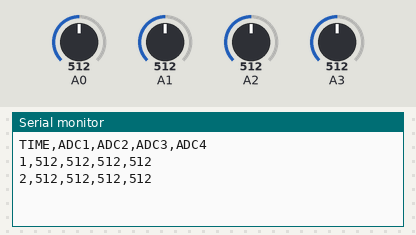
The sketch below on a simulated Arduino Uno, built with avr-gcc and run on an emulated ATmega328P. Parts: the last lines printed to the serial monitor. The inputs (shaded band) are chosen by the test bench; at power-on: A0 = 512, A1 = 512, A2 = 512, A3 = 512.

Above: at 1.8 s.
1.9 s: A0 set to 716
At 2.8 s:
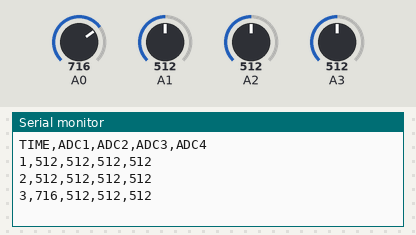
3.4 s: A1 set to 716
At 4.6 s:
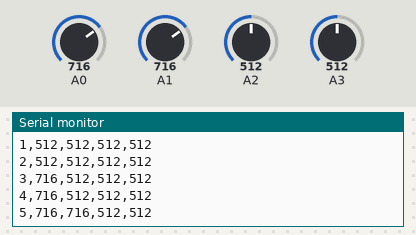
4.9 s: A2 set to 716
At 5.3 s:
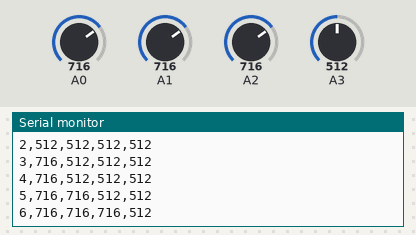
6.4 s: A3 set to 716
At 7.7 s:
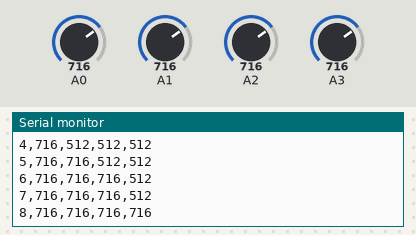
7.9 s: A0 set to 992
At 8.8 s:
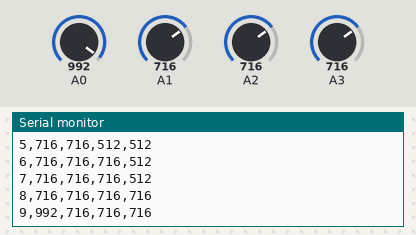
9.4 s: A1 set to 992
At 10.4 s:
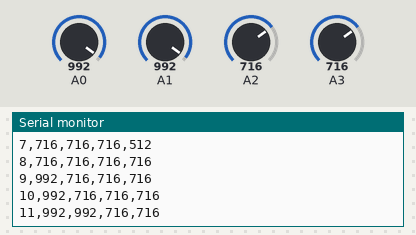
Timing chart, 0 to 11.9 s (numbered marks = the images above; inputs shaded):
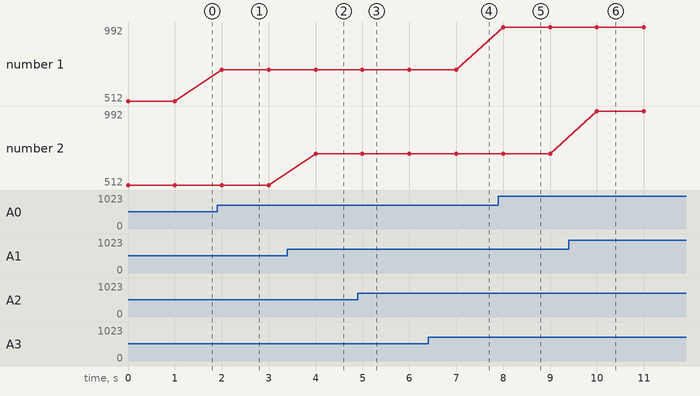

The sketch:

sketch.ino
```cpp
#include <Arduino.h>
//global variables
volatile bool timer_flag=false;
volatile uint32_t time_sec=0;
volatile uint16_t adc_values[4];
void setupTimer1(){      //to initialize in the begining
cli();//interupts ignored
TCCR1A=0;//reset timer control register a
TCCR1B=0;//reset timer control register b
TCNT1=0;//Timer/Counter
OCR1A=15624;//when to count 1 sec
TCCR1B|=(1<<WGM12);//ctc
TCCR1B|=(1<<CS12)|(1<<CS10);//prescscaler to 1024
TIMSK1|=(1<<OCIE1A);//compares
sei();//global interupts back on
}
//ADC initilization
void setupADC(){
ADMUX=(1<<REFS0);//reference voltage 5v
ADCSRA=(1<<ADEN)|(1<<ADPS2)|(1<<ADPS1)|(1<<ADPS0);//ADC channel select and turn on (128)
}
//read one adc channel
uint16_t ADC_Read(uint8_t channel){
 ADMUX=(ADMUX&0xF8)|channel;//Erases the old ADC channel selection
ADCSRA|=(1<<ADSC);//to starts ADC conversion.
while(ADCSRA&(1<<ADSC));//waits until the conversion is complete
return ADC;
}
//TIMER INTERRUPT
ISR(TIMER1_COMPA_vect){
time_sec++;
//4 adc channels
for(uint8_t i=0;i<4;i++){
adc_values[i]=ADC_Read(i);
}
timer_flag=true;//signals main loop new data ready
}
// system initilaization
void setup(){
Serial.begin(115200);//baud set for faster
setupADC();//initilaize adc
setupTimer1();//enables interupts and timer
Serial.println("TIME,ADC1,ADC2,ADC3,ADC4");//csv header
}
//main program
void loop(){
if(timer_flag){
timer_flag=false;//reset flag
Serial.print(time_sec);
Serial.print(",");
for(uint8_t i=0;i<4;i++){
Serial.print(adc_values[i]);
if(i<3)Serial.print(",");//no comma needed after 3rd index
}
Serial.println();
}
}
```

Measured:
- after the input at 1.9 s, the serial monitor: prints a new line after 0.10 s (image 1)
- after the input at 3.4 s, the serial monitor: prints a new line after 0.60 s (image 2)
- after the input at 4.9 s, the serial monitor: prints a new line after 0.10 s (image 3)
- after the input at 6.4 s, the serial monitor: prints a new line after 0.60 s (image 4)
- after the input at 7.9 s, the serial monitor: prints a new line after 0.10 s (image 5)
- after the input at 9.4 s, the serial monitor: prints a new line after 0.60 s (image 6)
- plotted number 1: 512 → 716 after the input at 1.9 s, 716 → 992 after the input at 7.9 s
